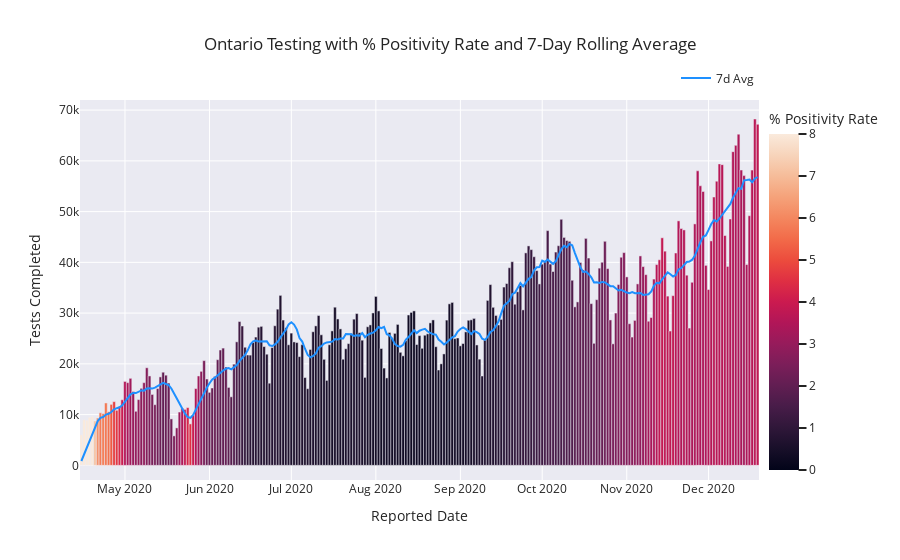

This figure's notebook cell:
### Code cell
#hide_input

# report tests completed

# testing data does not exist prior to April 15, 2020
df_test = df_testing[(df_testing["Total tests completed in the last day"].notnull()) & (df_testing["Total tests completed in the last day"] != 0)]

fig_test = px.bar(df_test,
              x='Reported Date',
              y='Total tests completed in the last day',
              template='seaborn',
              color='7 Day Avg Percent Positivity', range_color=[0,8],
              title='Ontario Testing with % Positivity Rate and 7-Day Rolling Average',
              labels={'7 Day Avg Percent Positivity': '% Positivity Rate',
                      'Total tests completed in the last day': 'Tests Completed'},
 )           
fig_test.update_layout(bargap=0)

fig_test.update_layout(coloraxis_colorbar=dict(yanchor="top", y=1, x=1,
                                          ticks="outside",
                                          ticksuffix=""))

fig_test.add_trace(go.Scatter(
    x=df_test['Reported Date'],
    y=df_test['New Tests 7 Day Average'],
    mode='lines',
    name='7d Avg',
    line=dict(color="#1E90FF", dash="solid")
    ))

fig_test.update_layout(legend=dict(
    orientation="h",
    yanchor="bottom",
    y=1.02,
    xanchor="right",
    x=1,))

### Figure 1 — Plotly figure (JSON) as saved in the notebook; plotly's stock layout.template omitted (floating-point values rounded to 4 significant figures; data arrays with more than 128 entries replaced by an {"elided": "..."} marker saying what was removed)
{"data": [{"alignmentgroup": "True", "hovertemplate": "Reported Date=%{x}<br>Tests Completed=%{y}<br>% Positivity Rate=%{marker.color}<extra></extra>", "legendgroup": "", "marker": {"color": {"elided": "249 float values"}, "coloraxis": "coloraxis"}, "name": "", "offsetgroup": "", "orientation": "v", "showlegend": false, "textposition": "auto", "type": "bar", "x": {"elided": "249 str values"}, "xaxis": "x", "y": {"elided": "249 int values"}, "yaxis": "y"}, {"line": {"color": "#1E90FF", "dash": "solid"}, "mode": "lines", "name": "7d Avg", "type": "scatter", "x": {"elided": "249 str values"}, "y": {"elided": "249 int values"}}], "layout": {"bargap": 0, "barmode": "relative", "coloraxis": {"cmax": 8, "cmin": 0, "colorbar": {"ticks": "outside", "ticksuffix": "", "title": {"text": "% Positivity Rate"}, "x": 1, "y": 1, "yanchor": "top"}, "colorscale": [[0, "rgb(2,4,25)"], [0.0625, "rgb(24,15,41)"], [0.125, "rgb(47,23,57)"], [0.1875, "rgb(71,28,72)"], [0.25, "rgb(97,30,82)"], [0.3125, "rgb(123,30,89)"], [0.375, "rgb(150,27,91)"], [0.4375, "rgb(177,22,88)"], [0.5, "rgb(203,26,79)"], [0.5625, "rgb(223,47,67)"], [0.625, "rgb(236,76,61)"], [0.6875, "rgb(242,107,73)"], [0.75, "rgb(244,135,95)"], [0.8125, "rgb(245,162,122)"], [0.875, "rgb(246,188,153)"], [0.9375, "rgb(247,212,187)"], [1, "rgb(250,234,220)"]]}, "legend": {"orientation": "h", "tracegroupgap": 0, "x": 1, "xanchor": "right", "y": 1.02, "yanchor": "bottom"}, "title": {"text": "Ontario Testing with % Positivity Rate and 7-Day Rolling Average"}, "xaxis": {"anchor": "y", "domain": [0, 1], "title": {"text": "Reported Date"}}, "yaxis": {"anchor": "x", "domain": [0, 1], "title": {"text": "Tests Completed"}}}}
